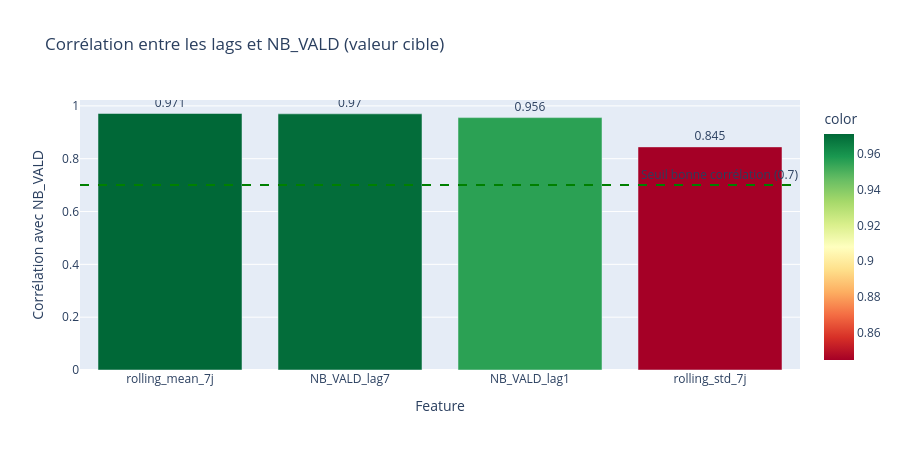

Notebook cell for this chart:
### Code cell
# Corrélation entre les lags et NB_VALD
# POURQUOI : mesurer précisément à quel point chaque lag
# est corrélé avec la valeur cible (NB_VALD)
# Une corrélation proche de 1.0 = feature très prédictive

cols_corr = ['NB_VALD', 'NB_VALD_lag1', 'NB_VALD_lag7',
             'rolling_mean_7j', 'rolling_std_7j']
corr = df[cols_corr].corr()['NB_VALD'].drop('NB_VALD').sort_values(ascending=False)

fig = px.bar(
    x=corr.index, y=corr.values,
    title='Corrélation entre les lags et NB_VALD (valeur cible)',
    labels={'x': 'Feature', 'y': 'Corrélation avec NB_VALD'},
    color=corr.values,
    color_continuous_scale='RdYlGn',
    text=corr.round(3).values
)
fig.add_hline(y=0.7, line_dash='dash', line_color='green',
              annotation_text='Seuil bonne corrélation (0.7)')
fig.update_traces(textposition='outside')
fig.update_layout(height=450)
fig.show()

print('Interprétation :')
print('  > 0.9 = corrélation très forte = feature très utile')
print('  0.7 - 0.9 = corrélation forte = feature utile')
print('  < 0.5 = corrélation faible = feature moins utile')

### Figure 1 — Plotly figure (JSON) as saved in the notebook; plotly's stock layout.template omitted (floating-point values rounded to 4 significant figures)
{"data": [{"alignmentgroup": "True", "hovertemplate": "Feature=%{x}<br>Corrélation avec NB_VALD=%{y}<br>text=%{text}<br>color=%{marker.color}<extra></extra>", "legendgroup": "", "marker": {"color": [0.9711, 0.9699, 0.9556, 0.8447], "coloraxis": "coloraxis", "pattern": {"shape": ""}}, "name": "", "offsetgroup": "", "orientation": "v", "showlegend": false, "text": [0.971, 0.97, 0.956, 0.845], "textposition": "outside", "type": "bar", "x": ["rolling_mean_7j", "NB_VALD_lag7", "NB_VALD_lag1", "rolling_std_7j"], "xaxis": "x", "y": [0.9711, 0.9699, 0.9556, 0.8447], "yaxis": "y"}], "layout": {"annotations": [{"showarrow": false, "text": "Seuil bonne corrélation (0.7)", "x": 1, "xanchor": "right", "xref": "x domain", "y": 0.7, "yanchor": "bottom", "yref": "y"}], "barmode": "relative", "coloraxis": {"colorbar": {"title": {"text": "color"}}, "colorscale": [[0, "rgb(165,0,38)"], [0.1, "rgb(215,48,39)"], [0.2, "rgb(244,109,67)"], [0.3, "rgb(253,174,97)"], [0.4, "rgb(254,224,139)"], [0.5, "rgb(255,255,191)"], [0.6, "rgb(217,239,139)"], [0.7, "rgb(166,217,106)"], [0.8, "rgb(102,189,99)"], [0.9, "rgb(26,152,80)"], [1, "rgb(0,104,55)"]]}, "height": 450, "legend": {"tracegroupgap": 0}, "shapes": [{"line": {"color": "green", "dash": "dash"}, "type": "line", "x0": 0, "x1": 1, "xref": "x domain", "y0": 0.7, "y1": 0.7, "yref": "y"}], "title": {"text": "Corrélation entre les lags et NB_VALD (valeur cible)"}, "xaxis": {"anchor": "y", "domain": [0, 1], "title": {"text": "Feature"}}, "yaxis": {"anchor": "x", "domain": [0, 1], "title": {"text": "Corrélation avec NB_VALD"}}}}
